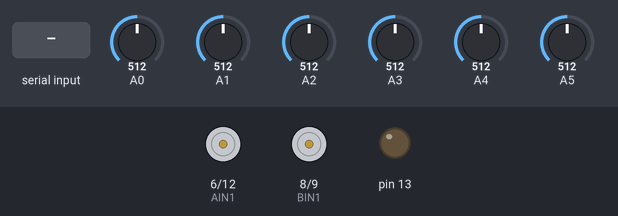
Bench run of a sketch on a simulated Arduino Uno, built with avr-gcc and run on an emulated ATmega328P. On the bench: motor-driver pin pairs drawn as motors (green arrow = first pin HIGH = forward, orange = second pin HIGH = backward, longer = more drive, scaled by the enable pin), output pins drawn as LEDs (lit = HIGH). The test bench sets the inputs (shaded band); at power-on: A0 = 512, A1 = 512, A5 = 512, A2 = 512, A3 = 512, A4 = 512.

Above: at 12.7 s.
12.8 s: "u" received over Serial
At 13.4 s:
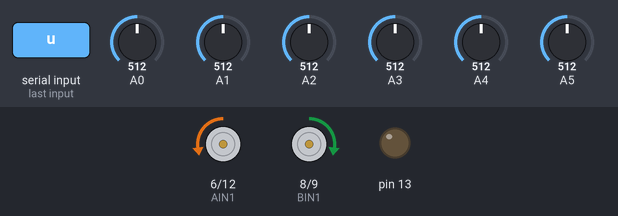
14.3 s: A0 set to 30
At 15.5 s:
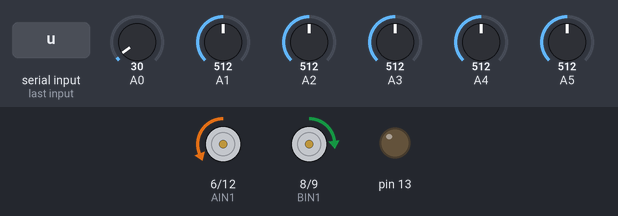
15.8 s: "u" received over Serial
At 16.8 s:
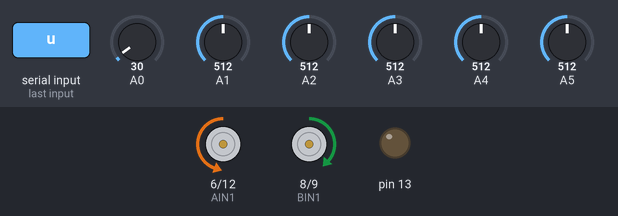
17.3 s: A1 set to 30
At 17.9 s:
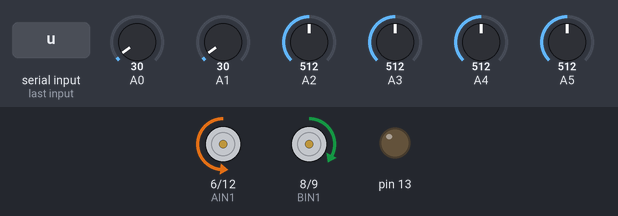
18.8 s: A5 set to 992
At 20.0 s:
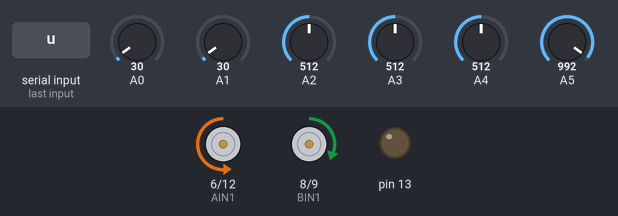
20.3 s: A2 set to 390
At 21.4 s:
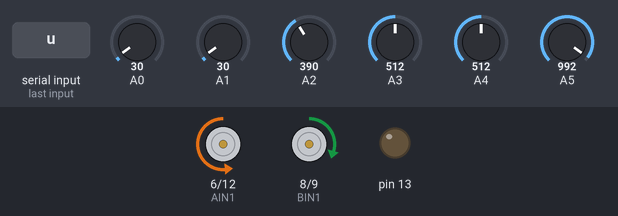
Timing chart, 0 to 22.8 s (numbered marks = the images above; inputs shaded):
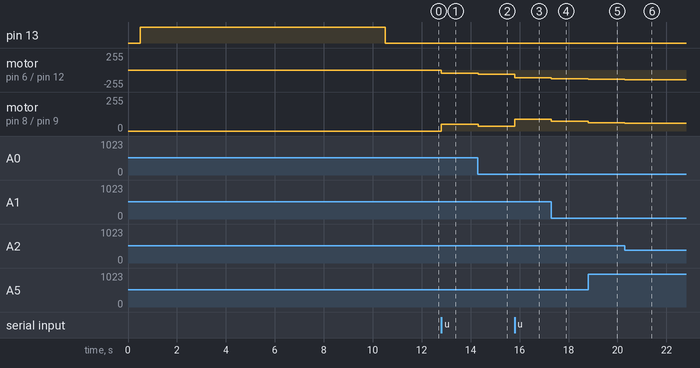

The sketch:

IR_ReadBot.ino
```cpp
#include <QTRSensors.h>

//Code to attempt to drive robot with both IR sensor and ultrasonic sensor
//Bot runs at max speed unless object is detected, when object is detect bot stops
//If bot runs off course appropriate motor is reduced to get back on track

QTRSensors qtr;

//float getDistance();
void rightMotor(int);
void leftMotor(int);
int steerRight(int, uint16_t);
int steerLeft(int, uint16_t);

const uint8_t SensorCount = 6;
uint16_t sensorValues[SensorCount];


//the right motor will be controlled by the motor A pins on the motor driver
const int AIN1 = 6;           //control pin 1 on the motor driver for the right motor
const int AIN2 = 12;            //control pin 2 on the motor driver for the right motor
const int PWMA = 11;     //try making 9       //speed control pin on the motor driver for the right motor

//the left motor will be controlled by the motor B pins on the motor driver
const int PWMB = 10;           //speed control pin on the motor driver for the left motor
const int BIN2 = 9;   //try making 11        //control pin 2 on the motor driver for the left motor
const int BIN1 = 8;           //control pin 1 on the motor driver for the left motor


//distance variables
const int trigPin = 4;
const int echoPin = 3;

float distance = 0;            //variable to store the distance measured by the distance sensor

int rightMP = 0;               //variable for motor speed
int leftMP = 0;
int mP = 0;
int mPdes = 0;
int Rec = 0;                    // variable for bluetooth communication
float Kp = 0.03;
float Kd = 0;
float Ki = 0;
float Integrate = 0;
int lastLineErr = 0;

void setup()
{
  // configure the sensors
  qtr.setTypeAnalog();
  qtr.setSensorPins((const uint8_t[]){A0, A1, A2, A3, A4, A5}, SensorCount);
  qtr.setEmitterPin(2);

  delay(500);
  pinMode(13, OUTPUT);

  pinMode(trigPin, OUTPUT);       //this pin will send ultrasonic pulses out from the distance sensor
  pinMode(echoPin, INPUT);        //this pin will sense when the pulses reflect back to the distance sensor

  //set the motor contro pins as outputs
  pinMode(AIN1, OUTPUT);
  pinMode(AIN2, OUTPUT);
  pinMode(PWMA, OUTPUT);

  pinMode(BIN1, OUTPUT);
  pinMode(BIN2, OUTPUT);
  pinMode(PWMB, OUTPUT);

  digitalWrite(13, HIGH); // turn on Arduino's LED to indicate we are in calibration mode

  // analogRead() takes about 0.1 ms on an AVR.
//   0.1 ms per sensor * 4 samples per sensor read (default) * 6 sensors
//   * 10 reads per calibrate() call = ~24 ms per calibrate() call.
//   Call calibrate() 400 times to make calibration take about 10 seconds.
for (uint16_t i = 0; i < 400; i++)
  {
    qtr.calibrate();
  }
  digitalWrite(13, LOW); // turn off Arduino's LED to indicate we are through with calibration

  // print the calibration minimum values measured when emitters were on
  Serial.begin(9600);
  /*for (uint8_t i = 0; i < SensorCount; i++)
  {
    Serial.print(qtr.calibrationOn.minimum[i]);
    Serial.print(' ');
  }
  Serial.println();

  // print the calibration maximum values measured when emitters were on
  for (uint8_t i = 0; i < SensorCount; i++)
  {
    Serial.print(qtr.calibrationOn.maximum[i]);
    Serial.print(' ');
  }
  Serial.println();
  Serial.println();*/
  delay(1000);

}

void loop()
{
  // Check for collisions
  //distance = getDistance();

  // If a collision is detected, stop. Else, maintain speed
  /*if(distance < 10)
  {
    mP = 0;
    digitalWrite(13, HIGH);
  }
  else
  {
    mP = mPdes;
    digitalWrite(13, LOW);
  }*/

  // Check for message from user
  // If there is a message, adjust speed accordingly
  if (Serial.available()>0)
  {
    Rec = Serial.read();
    if(Rec == 's')
    {
      mPdes = 0;
      mP = mPdes;
    }
    if(Rec == 'u')
    {
      mPdes += 51;
      mP = mPdes;
    }
    if(Rec == 'd')
    {
      mPdes -= 51;
      mP = mPdes;
    }
  }

  // Get position from IR sensor
  uint16_t position = qtr.readLineBlack(sensorValues);
  // Below is for debugging IR sensor
  /*for (uint8_t i = 0; i < SensorCount; i++)
    {
      Serial.print(sensorValues[i]);
      Serial.print('\t');
    }
    Serial.println(position);*/

  //Use position to determine appropriate compensation
  //rightMP = steerRight(mP,position);
  //leftMP = steerLeft(mP,position);

  //Control position
  if (mP != 0)
  {
    float error = (int)position - 2500;
    Integrate = Integrate + error;
    float speed = Kp*error + Ki*Integrate + Kd*(error - lastLineErr);
    lastLineErr = error;
    leftMP = (int)(mP - speed);
    rightMP = (int)(mP + speed);
    if (leftMP > 255)
    {
      leftMP = 255;
    }
    if (rightMP > 255)
    {
      rightMP = 255;
    }
    if (leftMP < -255)
    {
      leftMP = -255;
    }
    if (rightMP < -255)
    {
      rightMP = -255;
    }
  }
  else
  {
    rightMP = 0;
    leftMP = 0;
  }
  //Apply action to motors
  rightMotor(-rightMP);
  leftMotor(leftMP);
}

/**********************************************************************************/
int steerRight(int mP, uint16_t position)
{
  if (position < 2200)// was 1400
  {
    rightMP = 0;
  }
  /*if (position > 1400 && position < 1800)
  {
    rightMP = round((1/3)*mP);
  }
  if (position > 1800 && position < 2200)
  {
    rightMP = round((1/3)*mP);
  }*/
  if (position >= 2200)
  {
    rightMP = mP;
  }
  return rightMP;
}

/*********************************************************************************/
int steerLeft(int Mp, uint16_t position)
{
  if (position  <= 2600)
  {
    leftMP = mP;
  }
  /*if (position > 2400 && position < 2850)
  {
    leftMP = round((1/3)*mP);;
  }
  if (position > 2850 && position < 3300)
  {
    leftMP = round((1/3)*mP);
  }*/
  if (position > 2600) // was 3300
  {
    leftMP = 0;
  }
  return leftMP;
}

/********************************************************************************/
void rightMotor(int motorSpeed)                       //function for driving the right motor
{
  if (motorSpeed > 0)                                 //if the motor should drive forward (positive speed)
  {
    digitalWrite(AIN1, HIGH);                         //set pin 1 to high
    digitalWrite(AIN2, LOW);                          //set pin 2 to low
  }
  else if (motorSpeed < 0)                            //if the motor should drive backwar (negative speed)
  {
    digitalWrite(AIN1, LOW);                          //set pin 1 to low
    digitalWrite(AIN2, HIGH);                         //set pin 2 to high
  }
  else                                                //if the motor should stop
  {
    digitalWrite(AIN1, LOW);                          //set pin 1 to low
    digitalWrite(AIN2, LOW);                          //set pin 2 to low
  }
  analogWrite(PWMA, abs(motorSpeed));                 //now that the motor direction is set, drive it at the entered speed
}

/********************************************************************************/
void leftMotor(int motorSpeed)                        //function for driving the left motor
{
  if (motorSpeed > 0)                                 //if the motor should drive forward (positive speed)
  {
    digitalWrite(BIN1, HIGH);                         //set pin 1 to high
    digitalWrite(BIN2, LOW);                          //set pin 2 to low
  }
  else if (motorSpeed < 0)                            //if the motor should drive backwar (negative speed)
  {
    digitalWrite(BIN1, LOW);                          //set pin 1 to low
    digitalWrite(BIN2, HIGH);                         //set pin 2 to high
  }
  else                                                //if the motor should stop
  {
    digitalWrite(BIN1, LOW);                          //set pin 1 to low
    digitalWrite(BIN2, LOW);                          //set pin 2 to low
  }
  analogWrite(PWMB, abs(motorSpeed));                 //now that the motor direction is set, drive it at the entered speed
}

/********************************************************************************/
//RETURNS THE DISTANCE MEASURED BY THE HC-SR04 DISTANCE SENSOR
float getDistance()
{
  float echoTime;                   //variable to store the time it takes for a ping to bounce off an object
  float calcualtedDistance;         //variable to store the distance calculated from the echo time

  //send out an ultrasonic pulse that's 10ms long
  digitalWrite(trigPin, HIGH);
  delayMicroseconds(10);
  digitalWrite(trigPin, LOW);

  echoTime = pulseIn(echoPin, HIGH);      //use the pulsein command to see how long it takes for the
                                          //pulse to bounce back to the sensor

  calcualtedDistance = echoTime / 148.0;  //calculate the distance of the object that reflected the pulse (half the bounce time multiplied by the speed of sound)

  return calcualtedDistance;              //send back the distance that was calculated
}
```

Measured:
- after the input at 12.8 s, motor on pin 6 (AIN1) / pin 12 (AIN2): stopped → backward 51/255 at once; motor on pin 8 (BIN1) / pin 9 (BIN2): stopped → forward 51/255 at once
- after the input at 14.3 s, motor on pin 6 (AIN1) / pin 12 (AIN2): backward 51/255 → backward 66/255 at once; motor on pin 8 (BIN1) / pin 9 (BIN2): forward 51/255 → forward 36/255 at once
- after the input at 15.8 s, motor on pin 6 (AIN1) / pin 12 (AIN2): backward 66/255 → backward 117/255 at once; motor on pin 8 (BIN1) / pin 9 (BIN2): forward 36/255 → forward 87/255 at once
- after the input at 17.3 s, motor on pin 6 (AIN1) / pin 12 (AIN2): backward 117/255 → backward 132/255 at once; motor on pin 8 (BIN1) / pin 9 (BIN2): forward 87/255 → forward 72/255 at once
- after the input at 18.8 s, motor on pin 6 (AIN1) / pin 12 (AIN2): backward 132/255 → backward 140/255 at once; motor on pin 8 (BIN1) / pin 9 (BIN2): forward 72/255 → forward 63/255 at once
- after the input at 20.3 s, motor on pin 6 (AIN1) / pin 12 (AIN2): backward 140/255 → backward 143/255 at once; motor on pin 8 (BIN1) / pin 9 (BIN2): forward 63/255 → forward 60/255 at once
